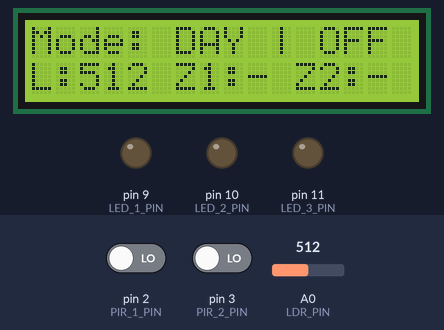
Bench run of a sketch on a simulated Arduino Uno, built with avr-gcc and run on an emulated ATmega328P. Shown: 16×2 character LCD, output pins drawn as LEDs (lit = HIGH). The inputs (shaded band) are chosen by the test bench; at power-on: A0 (LDR_PIN) = 512, pin 2 (PIR_1_PIN) LOW, pin 3 (PIR_2_PIN) LOW. What the sketch prints to the serial monitor is not drawn.

Above: at 3.2 s.
3.3 s: A0 (LDR_PIN) set to 408
At 4.0 s:
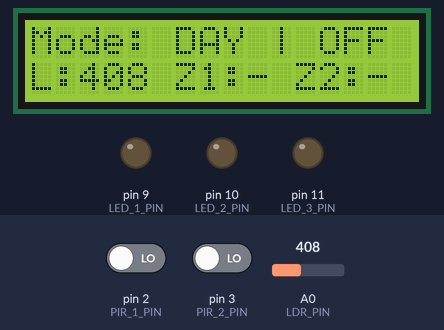
4.8 s: A0 (LDR_PIN) set to 381
At 5.0 s:
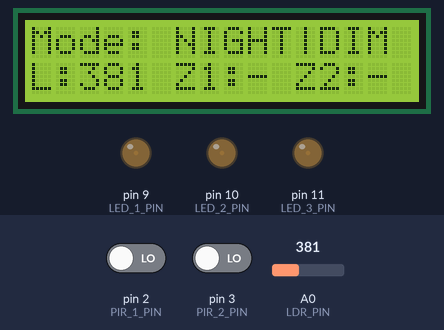
6.8 s: pin 2 (PIR_1_PIN) driven HIGH
At 7.07 s:
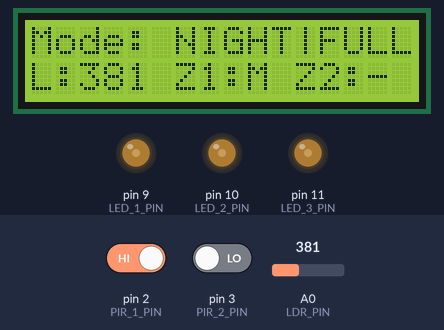
8.7 s: pin 3 (PIR_2_PIN) driven HIGH
At 8.92 s:
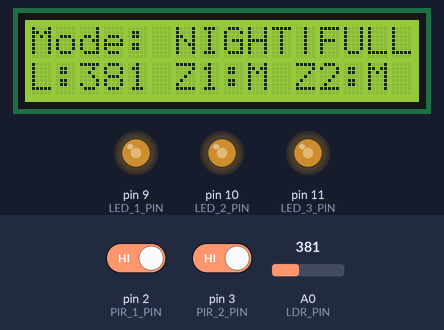
10.7 s: pin 2 (PIR_1_PIN) driven LOW
At 12.5 s:
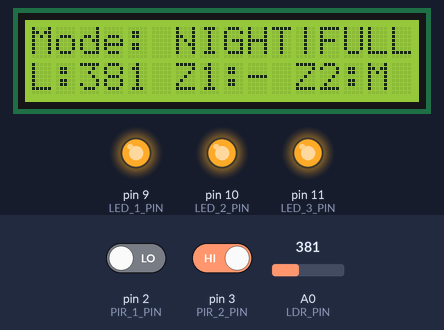
12.8 s: A0 (LDR_PIN) set to 410
At 13.08 s:
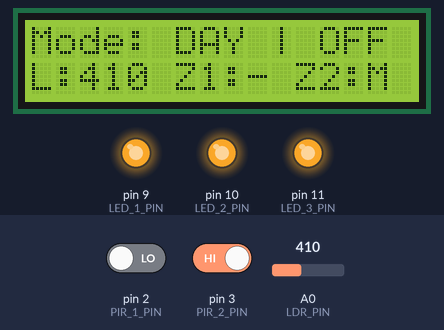
Timing chart, 0 to 15.7 s (numbered marks = the images above; inputs shaded):
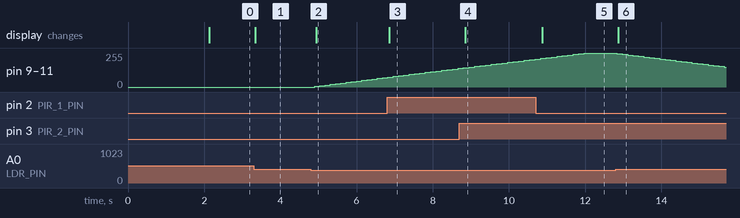

The sketch:

smart_street_light.ino
```cpp
/*
 * =========================================================================
 *  Project 09: Smart Street Light System
 *  Board: Arduino UNO
 *  Sensors: LDR (Photoresistor) + 2x PIR Motion Sensor (HC-SR501)
 *  Output: 3x PWM-controlled LEDs (Street Lights) + LCD
 * =========================================================================
 *  Description:
 *  Energy-efficient street lighting that turns on at night, dims when
 *  no motion detected, and brightens on motion detection using PWM.
 * =========================================================================
 */

#include <Wire.h>
#include <LiquidCrystal_I2C.h>

// ======================== PIN DEFINITIONS ========================
#define LDR_PIN       A0        // LDR analog input (voltage divider)
#define PIR_1_PIN     2         // PIR sensor 1 (Zone 1)
#define PIR_2_PIN     3         // PIR sensor 2 (Zone 2)
#define LED_1_PIN     9         // Street light 1 (PWM)
#define LED_2_PIN     10        // Street light 2 (PWM) — shared zone
#define LED_3_PIN     11        // Street light 3 (PWM)

// ======================== CONSTANTS =============================
#define LDR_THRESHOLD     400   // Below this = Dark (Night)
#define BRIGHTNESS_FULL   255   // 100% brightness (PWM)
#define BRIGHTNESS_DIM    75    // ~30% brightness (PWM)
#define BRIGHTNESS_OFF    0     // 0% brightness
#define MOTION_TIMEOUT    10000 // 10 seconds after last motion

// ======================== LCD ==================================
LiquidCrystal_I2C lcd(0x27, 16, 2);

// ======================== VARIABLES ==============================
unsigned long lastMotion_Z1 = 0;    // Last motion time - Zone 1
unsigned long lastMotion_Z2 = 0;    // Last motion time - Zone 2
int currentBrightness[3] = {0, 0, 0};
int targetBrightness[3]  = {0, 0, 0};
int ledPins[3] = {LED_1_PIN, LED_2_PIN, LED_3_PIN};
bool isNight = false;

// ======================== SETUP ==================================
void setup() {
  Serial.begin(9600);
  Serial.println("--- Smart Street Light System ---");

  // Pin modes
  pinMode(PIR_1_PIN, INPUT);
  pinMode(PIR_2_PIN, INPUT);
  pinMode(LED_1_PIN, OUTPUT);
  pinMode(LED_2_PIN, OUTPUT);
  pinMode(LED_3_PIN, OUTPUT);

  // All LEDs OFF initially
  analogWrite(LED_1_PIN, 0);
  analogWrite(LED_2_PIN, 0);
  analogWrite(LED_3_PIN, 0);

  // LCD
  lcd.init();
  lcd.backlight();
  lcd.setCursor(0, 0);
  lcd.print("Smart Street");
  lcd.setCursor(0, 1);
  lcd.print("Light System");
  delay(2000);

  Serial.println("System ready. Monitoring light and motion...");
}

// ======================== MAIN LOOP ==============================
void loop() {
  unsigned long currentMillis = millis();

  // ---- Read LDR (ambient light) ----
  int ldrValue = analogRead(LDR_PIN);
  isNight = (ldrValue < LDR_THRESHOLD);

  // ---- Read PIR sensors ----
  bool motion_Z1 = digitalRead(PIR_1_PIN);
  bool motion_Z2 = digitalRead(PIR_2_PIN);

  // Update last motion timestamps
  if (motion_Z1) lastMotion_Z1 = currentMillis;
  if (motion_Z2) lastMotion_Z2 = currentMillis;

  // ---- Determine target brightness ----
  if (!isNight) {
    // DAYTIME: All lights OFF
    targetBrightness[0] = BRIGHTNESS_OFF;
    targetBrightness[1] = BRIGHTNESS_OFF;
    targetBrightness[2] = BRIGHTNESS_OFF;
  } else {
    // NIGHTTIME: Adaptive lighting

    // Zone 1 (LED 1)
    if (currentMillis - lastMotion_Z1 < MOTION_TIMEOUT) {
      targetBrightness[0] = BRIGHTNESS_FULL;
    } else {
      targetBrightness[0] = BRIGHTNESS_DIM;
    }

    // Zone 2 (LED 3)
    if (currentMillis - lastMotion_Z2 < MOTION_TIMEOUT) {
      targetBrightness[2] = BRIGHTNESS_FULL;
    } else {
      targetBrightness[2] = BRIGHTNESS_DIM;
    }

    // Shared LED 2 (brightest of both zones)
    if (currentMillis - lastMotion_Z1 < MOTION_TIMEOUT ||
        currentMillis - lastMotion_Z2 < MOTION_TIMEOUT) {
      targetBrightness[1] = BRIGHTNESS_FULL;
    } else {
      targetBrightness[1] = BRIGHTNESS_DIM;
    }
  }

  // ---- Smooth brightness transition ----
  for (int i = 0; i < 3; i++) {
    if (currentBrightness[i] < targetBrightness[i]) {
      currentBrightness[i] = min(currentBrightness[i] + 5, targetBrightness[i]);
    } else if (currentBrightness[i] > targetBrightness[i]) {
      currentBrightness[i] = max(currentBrightness[i] - 5, targetBrightness[i]);
    }
    analogWrite(ledPins[i], currentBrightness[i]);
  }

  // ---- Update LCD ----
  lcd.clear();
  lcd.setCursor(0, 0);
  if (!isNight) {
    lcd.print("Mode: DAY | OFF");
  } else if (motion_Z1 || motion_Z2) {
    lcd.print("Mode: NIGHT|FULL");
  } else {
    lcd.print("Mode: NIGHT|DIM ");
  }

  lcd.setCursor(0, 1);
  lcd.print("L:");
  lcd.print(ldrValue);
  lcd.print(" Z1:");
  lcd.print(motion_Z1 ? "M" : "-");
  lcd.print(" Z2:");
  lcd.print(motion_Z2 ? "M" : "-");

  // ---- Serial output ----
  Serial.print("LDR: ");
  Serial.print(ldrValue);
  Serial.print(" | Night: ");
  Serial.print(isNight ? "YES" : "NO");
  Serial.print(" | PIR1: ");
  Serial.print(motion_Z1 ? "MOTION" : "idle");
  Serial.print(" | PIR2: ");
  Serial.print(motion_Z2 ? "MOTION" : "idle");
  Serial.print(" | LED PWM: ");
  Serial.print(currentBrightness[0]);
  Serial.print("/");
  Serial.print(currentBrightness[1]);
  Serial.print("/");
  Serial.println(currentBrightness[2]);

  delay(100);   // Small delay for smooth transitions
}
```

Measured:
- the behaviour switches between 400 and 399 on A0 (LDR_PIN) (found by bisection; images 1 and 2)
- after the input at 3.3 s, the display: changes at once (image 1)
- after the input at 4.8 s, pin 9 (LED_1_PIN), pin 10 (LED_2_PIN), pin 11 (LED_3_PIN): moves from 0/255 to 70/255 over 1.8 s, starting after 0.10 s; the display: changes after 0.14 s (image 2)
- after the input at 6.8 s, the display: changes after 0.06 s (image 3)
- after the input at 8.7 s, the display: changes after 0.15 s (image 4)
- after the input at 10.7 s, the display: changes after 0.18 s (image 5)
- after the input at 12.8 s, pin 9 (LED_1_PIN), pin 10 (LED_2_PIN), pin 11 (LED_3_PIN): moves from 255/255 to 150/255 over 2.8 s, starting at once; the display: changes after 0.08 s (image 6)
